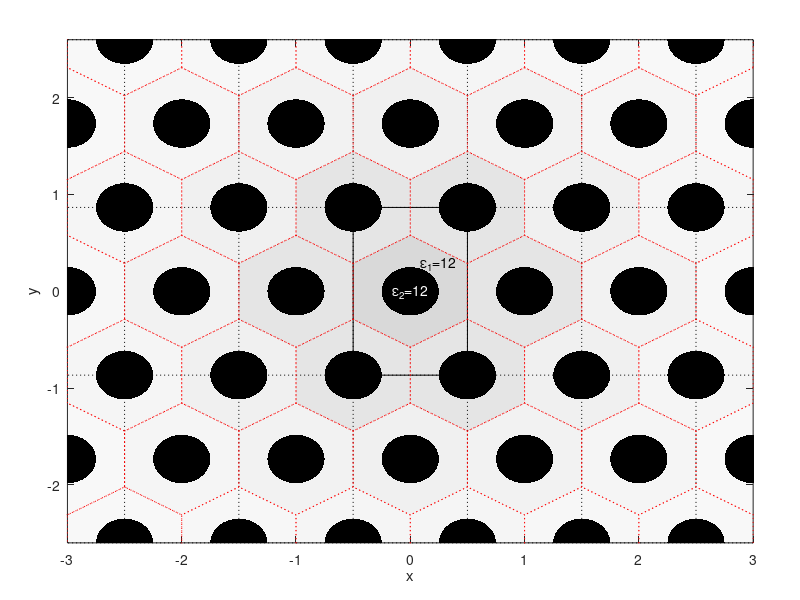

MATLAB code for this plot:
%structure_draw.m
clc;
clear all;
close all;

a=1;
d=0.5*a;

how_many_x=6;
how_many_y=3;

plot_eps=1;
plot_wigner_seitz=2;

eps_1=1; 
eps_2=12;


w=300;
g=figure('Name','Hole Structure','Position',[100 100 w*how_many_x/how_many_y+100 w*sqrt(3)+100]); 
set(gca, 'Units', 'pixels', 'Position', [60, 60, w*how_many_x/how_many_y, w*sqrt(3)]);

%Background
n=(how_many_x);
for i=-n:n
    if mod(i,2)==1
        plot(i*a/2*[1 1],how_many_y*a/2*[-sqrt(3) sqrt(3)],'k:');
        if i==-n 
            hold on;
        end
        if i==-n+1
            hold on;
        end
    end
end
m=(how_many_y);
for i=-m:m
    if mod(i,2)==1
        plot(how_many_x*a/2*[1 -1],i*a/2*[sqrt(3) sqrt(3)],'k:');
    end
end

%Holes
for i=-n:n
    for j=-m:m
        if mod(i,2)==1 && mod(j,2)==1
            rectangle('Position',[-d/2+i*a/2 -d/2+j*a/2*sqrt(3) d d],'Curvature',[1 1],'FaceColor','black','LineStyle','none');
        elseif mod(i,2)==0 && mod(j,2)==0
            rectangle('Position',[-d/2+i*a/2 -d/2+j*a/2*sqrt(3) d d],'Curvature',[1 1],'FaceColor','black','LineStyle','none');
        end
    end
end
%Primitive
rectangle('Position',[-a/2 -a/2*sqrt(3) a a*sqrt(3)],'Curvature',[0 0],'FaceColor','none','EdgeColor','k');
%Wigner Seitz Cell
if plot_wigner_seitz>=1
    x_wig=a/2*[1 0 -1 -1 0 1];
    y_max=a/sqrt(3);
    y_min=a/2/sqrt(3)
    y_wig=[y_min y_max y_min -y_min -y_max -y_min];
    patch('XData',x_wig,'YData',y_wig,'FaceColor','black','FaceAlpha',0.15,'EdgeColor','red','LineStyle',':')
    for i=-n:n
        for j=-m:m
            kappa=1/(1/a*(sqrt((i*a/2)^2+(sqrt(3)*j/2)^2)));
            if i==0 && j==0
                pause(0.00001)
            elseif mod(i,2)==1 && mod(j,2)==1
                patch('XData',x_wig+i*a/2,'YData',y_wig+j*a/2*sqrt(3),'FaceColor','black','FaceAlpha',0.1*kappa,'EdgeColor','red','LineStyle',':')
            elseif mod(i,2)==0 && mod(j,2)==0
                patch('XData',x_wig+i*a/2,'YData',y_wig+j*a/2*sqrt(3),'FaceColor','black','FaceAlpha',0.1*kappa,'EdgeColor','red','LineStyle',':')
            end
        end
    end
end
%Text
if plot_eps==1
    text(0,0,['\epsilon_2=' num2str(eps_2,'	%u')],'Color','white','HorizontalAlignment','center')
    text(d/2,d/sqrt(3),['\epsilon_1=' num2str(eps_2,'	%u')],'Color','black','HorizontalAlignment','center')
end
hold off;


axis(a/2*[-1*how_many_x 1*how_many_x -how_many_y*sqrt(3) how_many_y*sqrt(3)])
xlabel('x')
ylabel('y')